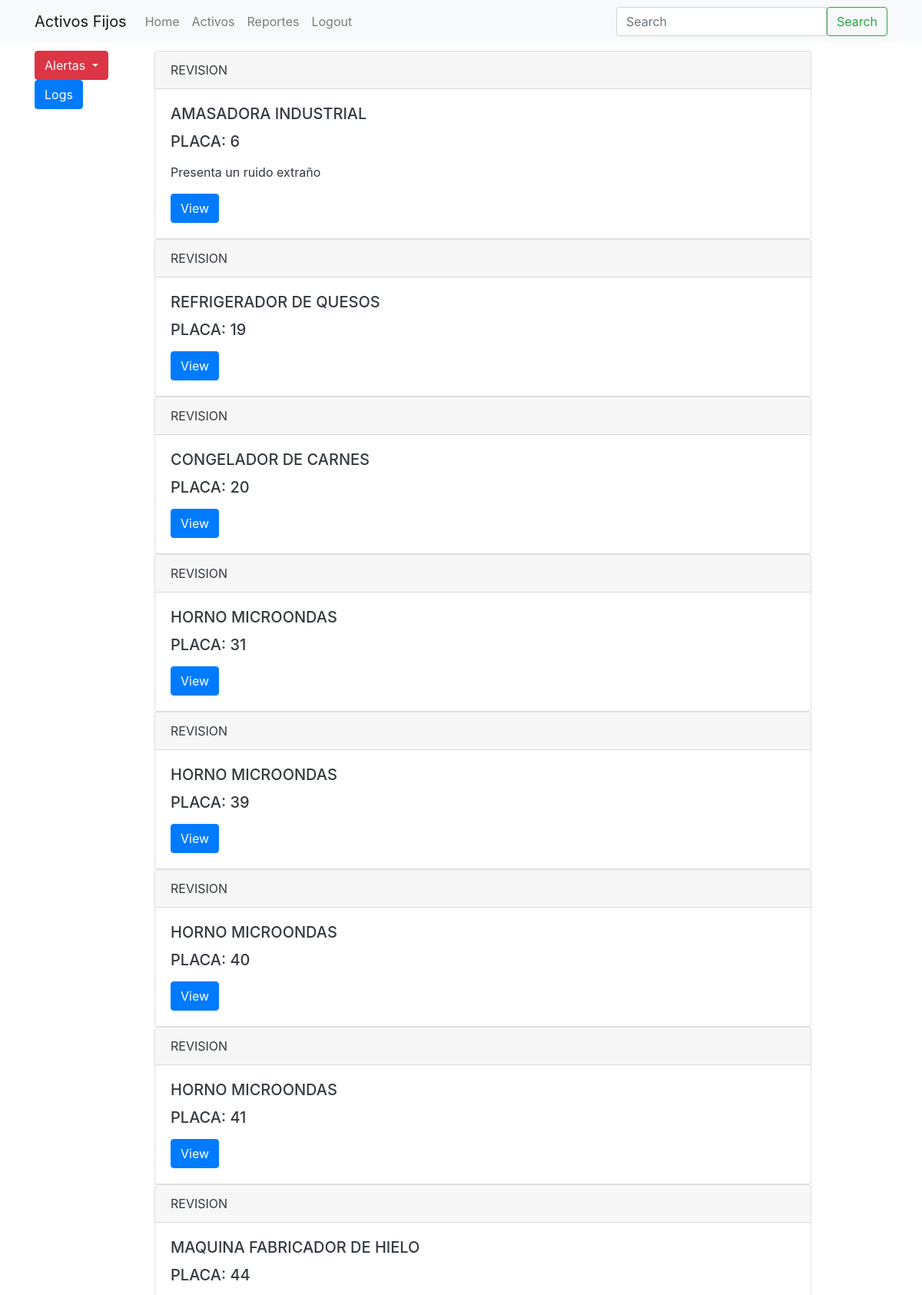
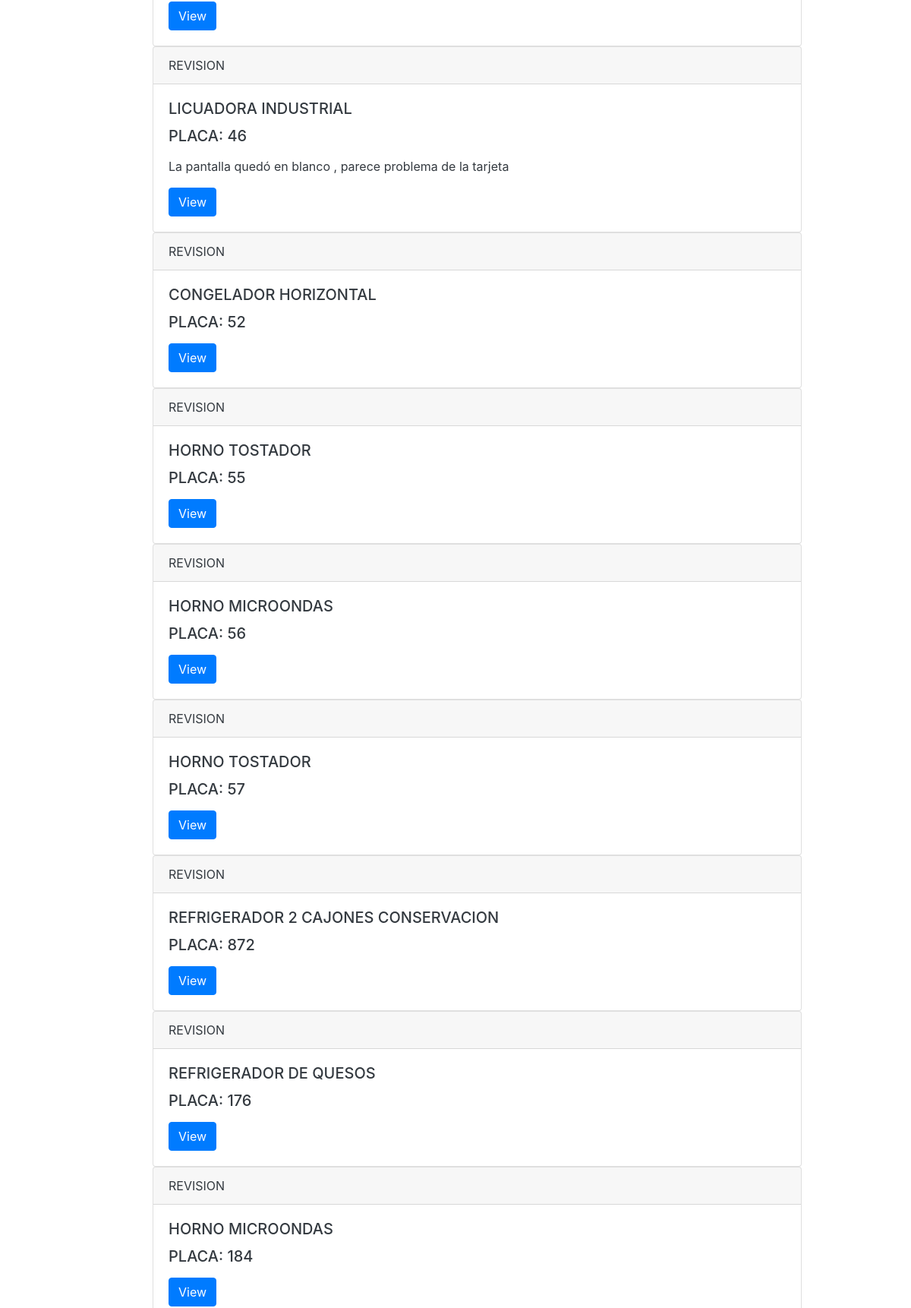
/revision/ (signed in, upper part), run on the app's committed database (2 pictures, top to bottom).
### items/models.py (models this page shows, shortened)
class Activo(models.Model):
    descripcion     = models.CharField(max_length=120)
    slug            = models.SlugField(blank=True, unique=True)
    estado          = models.CharField(max_length=120, default='ok', choices=ITEM_STATUS_CHOICES)
    enObservacion   = models.BooleanField(default=False)
    pdv             = models.CharField(max_length=120, default='104', choices=ITEM_PDV_CHOICES)
    ubicacion       = models.CharField(max_length=120, default='ok', choices=ITEM_AREA_CHOICES)
    proveedor       = models.ForeignKey(Proveedor, null=True, blank=True)
    marca           = models.CharField(max_length=120, blank=True)
    modelo          = models.CharField(max_length=120, blank=True)
    serie           = models.CharField(max_length=120, blank=True)
    placa           = models.CharField(max_length=120, blank=True)
    propio          = models.BooleanField(default=True)
    observaciones   = models.TextField(blank=True)
    vidautil        = models.IntegerField()
    image           = models.ImageField(upload_to=upload_image_path, null=True, blank=True)
    timestamp       = models.DateTimeField(auto_now_add=True)
    objects = ActivoManager()
    def get_absolute_url(self):
        return reverse("activos:detail", kwargs={"slug":self.slug})
    def getEstado(self):
        return self.get_estado_display()

### activos/views.py (the view)
# urls.py: url(r'^revision/$',AlertRevisionView.as_view(),name='revision'),
class AlertRevisionView(ListView):
    template_name = "home_page.html"
    def get_queryset(self,*args,**kwargs):
        return Activo.objects.enRevision()

### items/models.py (called while the page is built)
    def enRevision(self):
        return self.get_queryset().filter(estado = "revisión")

### templates/home_page.html (shortened to what this page needs)
{% extends "base.html" %}
{% load static %}
{% block content %}
    <div class="container" >
            <div class="div2">
                    {% for obj in object_list %}
                        {% include 'snippets/card.html' with instance=obj %}
                    {% endfor %}
            </div>
            <div class="div1">
                <div class="vertical-menu">
                    <div class="btn-group">
                            <button type="button" class="btn btn-danger dropdown-toggle" data-toggle="dropdown" aria-haspopup="true" aria-expanded="false">
                                Alertas
                            </button>
                    </div>
                    <a class="btn btn-primary" href="#" role="button">Logs</a>
                  </div>
            </div>
    </div>
{% endblock %}

### templates/snippets/card.html (shortened to what this page needs)
<div class="card d-block" style="width: auto;">
    <div class="card-header">
      {{ instance.getEstado}}
    </div>
    <div class="card-body">
      <h5 class="card-title">
        {{ instance.descripcion }}
      </h5>
      {% if instance.placa %}
        {%if instance.placa != 'nan'%}
          <h5 class="card-title">
            PLACA: {{ instance.placa }}
          </h5>
        {% endif %}
      {% endif %}
      <p class="card-text">{{ instance.observaciones|linebreaks|truncatewords:30 }}</p>
      <a href="{% url 'activos:detail' slug=instance.slug %}" class="btn btn-primary">View</a>
    </div>
  </div>

### static_my_proj/css/main.css (style rules this page uses)
body { color: #343a40; }
.container { position: relative; height: auto; width: 100%; }
.div1 { position: absolute; top: 10px; bottom: 0; width: 25%; }
.div2 { position: absolute; left: 15%; top: 10px; bottom: 0; width: 75%; }
.vertical-menu { position: absolute; top: 0; bottom: 0; width: 25%; }

### data on the page
Activo: getEstado "REVISION", descripcion "AMASADORA INDUSTRIAL", placa "6", observaciones "Presenta un ruido extraño"
Activo: getEstado "REVISION", descripcion "REFRIGERADOR DE QUESOS", placa "19"
Activo: getEstado "REVISION", descripcion "CONGELADOR DE CARNES", placa "20"
Activo: getEstado "REVISION", descripcion "HORNO MICROONDAS", placa "31"
Activo: getEstado "REVISION", descripcion "HORNO MICROONDAS", placa "39"
Activo: getEstado "REVISION", descripcion "HORNO MICROONDAS", placa "40"
Activo: getEstado "REVISION", descripcion "HORNO MICROONDAS", placa "41"
Activo: getEstado "REVISION", descripcion "MAQUINA FABRICADOR DE HIELO", placa "44"
Activo: getEstado "REVISION", descripcion "LICUADORA INDUSTRIAL", placa "46", observaciones "La pantalla quedó en blanco , parece problema de la tarjeta"
Activo: getEstado "REVISION", descripcion "CONGELADOR HORIZONTAL", placa "52"
Activo: getEstado "REVISION", descripcion "HORNO TOSTADOR", placa "55"
Activo: getEstado "REVISION", descripcion "HORNO MICROONDAS", placa "56"
Activo: getEstado "REVISION", descripcion "HORNO TOSTADOR", placa "57"
Activo: getEstado "REVISION", descripcion "REFRIGERADOR 2 CAJONES CONSERVACION", placa "872"
Activo: getEstado "REVISION", descripcion "REFRIGERADOR DE QUESOS", placa "176"
Activo: getEstado "REVISION", descripcion "HORNO MICROONDAS", placa "184"

### other printed values
{{ brand_name }} "Activos Fijos"
